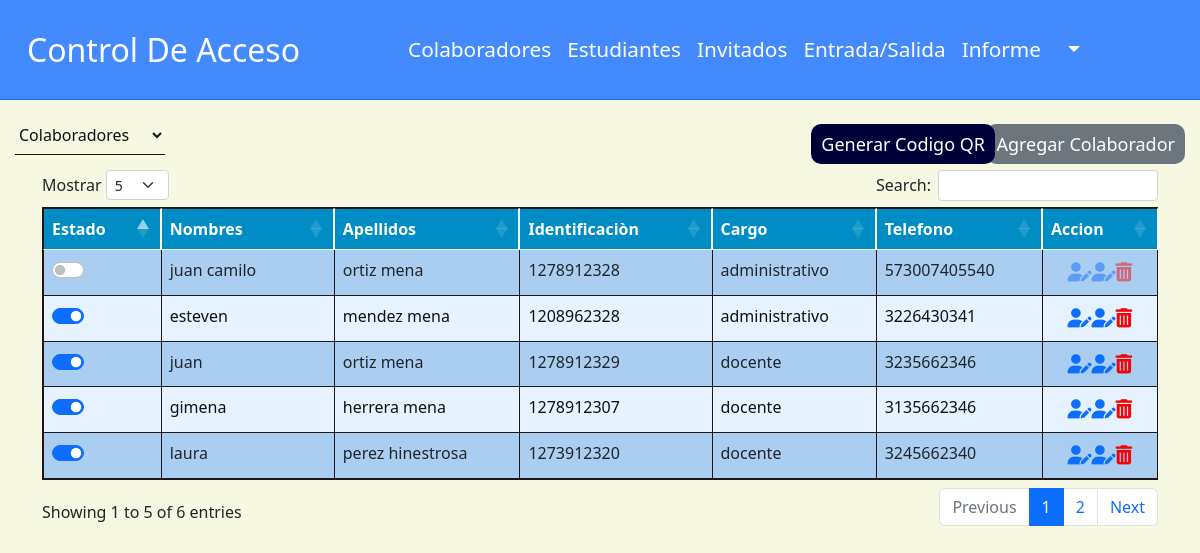
The app's page /colaboradores.php with its own data.
### tables this page shows
CREATE TABLE `colaboradores` (
  `id` int(11) NOT NULL,
  `nombre` varchar(35) NOT NULL,
  `apellido` varchar(35) NOT NULL,
  `documento` varchar(11) NOT NULL,
  `cargo` int(10) NOT NULL,
  `telefono` varchar(25) NOT NULL,
  `estado_colaborador` tinyint(1) DEFAULT NULL
);

CREATE TABLE `cargo` (
  `id_cargo` int(11) NOT NULL,
  `nombre` varchar(30) NOT NULL
);

### colaboradores.php (the view, shortened to what this page needs)
<?php
include './Database/conexion.php';
if (!isset($_POST["cargo"])) {
    $consulta = "SELECT colaboradores.id, colaboradores.nombre, colaboradores.apellido, colaboradores.documento,colaboradores.estado_colaborador ,cargo.nombre as cargo, colaboradores.telefono FROM colaboradores
    INNER JOIN cargo ON colaboradores.cargo =  cargo.id_cargo";
    $consulta1 = $DB_con->prepare($consulta);
    $consulta1->execute();
}
?>
<!DOCTYPE html>
<html lang="en">
<head>
<link rel="stylesheet" href="https://cdn.jsdelivr.net/npm/bootstrap@5.2.2/dist/css/bootstrap.min.css" />
    <link rel="stylesheet" href="https://cdn.datatables.net/1.12.1/css/dataTables.bootstrap5.min.css" />
    <link rel="stylesheet" href="./css/header.css">
    <link rel="stylesheet" href="./css/caja.css">
    <link rel="stylesheet" href="./css/codigoQR.css">
</head>
<body>
        <header>
            <?php include './componentes/header.php' ?>
        </header>
   <div class="caja" >
        <div class="posicion">
        <form action="" method="post">
            <select name="cargo" id="" onchange="cambio()">
                <option value="" selected>Colaboradores</option>
            </select>
        </form>
        </div>
        <div class="todo">
            <div class="posiciom">
                <button type="submit" name="agregar" data-bs-toggle="modal" data-bs-target="#agregar_colaboradores"> Agregar Colaborador</button>
            </div>
            <div class="posiciom1">
                <button type="submit" name="agregar" data-bs-toggle="modal" data-bs-target="#generar_qr" > Generar Codigo QR</button>
            </div>
        </div>
   </div>
    <div class="container">
        <table id="example" class="table table-striped table-bordered" style="width:100%" >
    <thead>
        <tr>
            <th>Estado</th>
            <th>Nombres</th>
            <th>Apellidos</th>
            <th>Identificaciòn</th>
            <th>Cargo</th>
            <th>Telefono</th>
            <th>Accion</th>
        </tr>
    </thead>
    <tbody>
    <?php
if ($consulta1->rowCount() > 0) {
    $rows = $consulta1->fetchAll(PDO::FETCH_ASSOC);
    foreach ($rows as $row) {
        $estado_actual = $row["estado_colaborador"];
        $filaClass = $filaIndex % 2 == 0 ? 'tabla-filas' : '';
        echo '<tr class="' . $filaClass . '">';
        echo '<td>';
        echo '<div class="form-check form-switch">';
        echo '<input class="form-check-input" type="checkbox" role="switch" id="flexSwitchCheck' . $row["id"] . '" ' . ($estado_actual ? 'checked' : '') . '>';
        echo '</div>';
        echo '</td>';
        echo '<td>' . $row["nombre"] . '</td>';
        echo '<td>' . $row["apellido"] . '</td>';
        echo '<td>' . $row["documento"] . '</td>';
        echo '<td>' . $row["cargo"] . '</td>';
        echo '<td>' . $row["telefono"] . '</td>';
        echo '<td style="text-align: center;">';
        echo '<div style="font-size: 1.2em;">';
        if ($estado_actual) {
            echo '<a href="./colaborador/editar_colaborador.php?id=' . $row["id"] . '">';
            echo '<i class="fa fa-user-pen" style="color: #0D6EFD;"></i>';
            echo '</a>';
            echo '<a href="#" onclick="confirmarEliminarColaborador(event, ' . $row['id'] . ')">';
            echo '<i class="fa fa-trash" style="color: #f40606;"></i>';
            echo '</a>';
        } else {
            echo '<i class="fa fa-user-pen" style="color: #0D6EFD; opacity: 0.5; cursor: not-allowed;"></i>';
            echo '<i class="fa fa-trash" style="color: #f40606; opacity: 0.5; cursor: not-allowed;"></i>';
        }
        echo '</div>';
        echo '</td>';
        echo '</tr>';
    }
}
?>
    </tbody>
        </table>
    </div>
</body>
</html>

### css/header.css (style rules this page uses)
body { background-color: #f6f8e2; }

### css/caja.css (style rules this page uses)
.caja { margin: 15px 15px; position: relative; }
.todo { position: relative; }
.posiciom { position: absolute; right: 0px; bottom: -9px; }
.todo .posiciom1 { position: absolute; right: 190px; bottom: -9px; }
.posicion { position: relative; }
.caja select { border: none; border-bottom: 1px solid #111; background: transparent; outline: none; height: 40px; color: #111; font-size: 16px; width: 150px; }
.caja button { border: none; outline: none; height: 40px; padding: 5px 10px; background: #6D757D; color: #fff; font-size: 18px; border-radius: 10px; }
.caja .posiciom1 button { border: none; outline: none; height: 40px; padding: 5px 10px; background: #000039; color: #fff; font-size: 18px; border-radius: 10px; }
select { border: none; border-bottom: 1px solid #111; background: transparent; outline: none; height: 40px; color: #111; font-size: 16px; width: 100%; height: 30px; }
.table { border: solid 1px #1D171B; background: #fff; color: #111; }
.table th { border-right: solid 2px #fff; border-bottom: solid 5px #fff; background-color: #008DC6; color: #fff; }
.tabla-filas:nth-child(odd) { background-color: #b3d9ff; }
.tabla-filas:nth-child(even) { background-color: #e6f2ff; }

### records on screen
colaboradores: nombre "juan camilo", apellido "ortiz mena", documento "1278912328", cargo.nombre "administrativo", telefono "573007405540"
colaboradores: estado_colaborador "☑", nombre "esteven", apellido "mendez mena", documento "1208962328", cargo.nombre "administrativo", telefono "3226430341"
colaboradores: estado_colaborador "☑", nombre "juan", apellido "ortiz mena", documento "1278912329", cargo.nombre "docente", telefono "3235662346"
colaboradores: estado_colaborador "☑", nombre "gimena", apellido "herrera mena", documento "1278912307", cargo.nombre "docente", telefono "3135662346"
colaboradores: estado_colaborador "☑", nombre "laura", apellido "perez hinestrosa", documento "1273912320", cargo.nombre "docente", telefono "3245662340"
